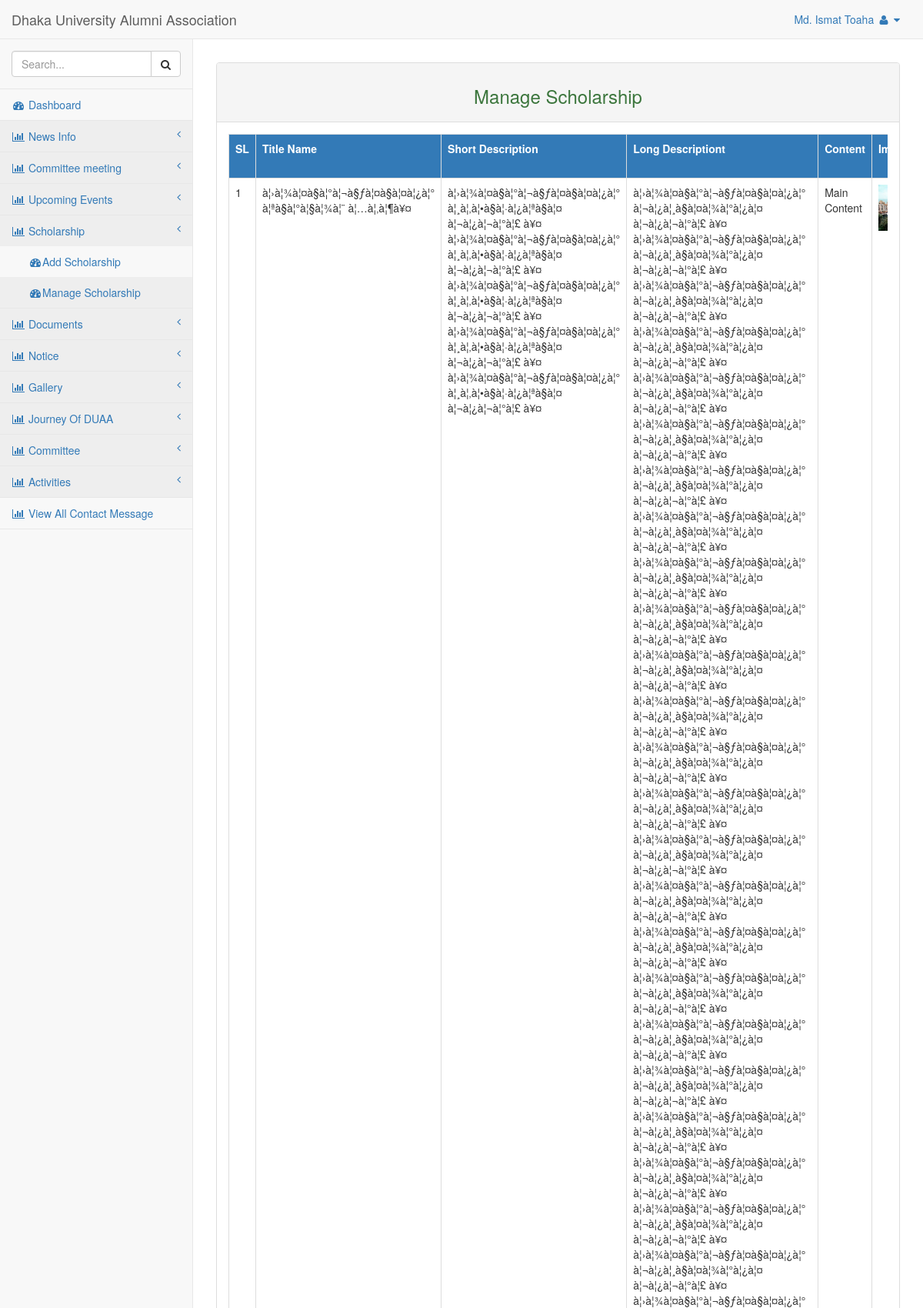
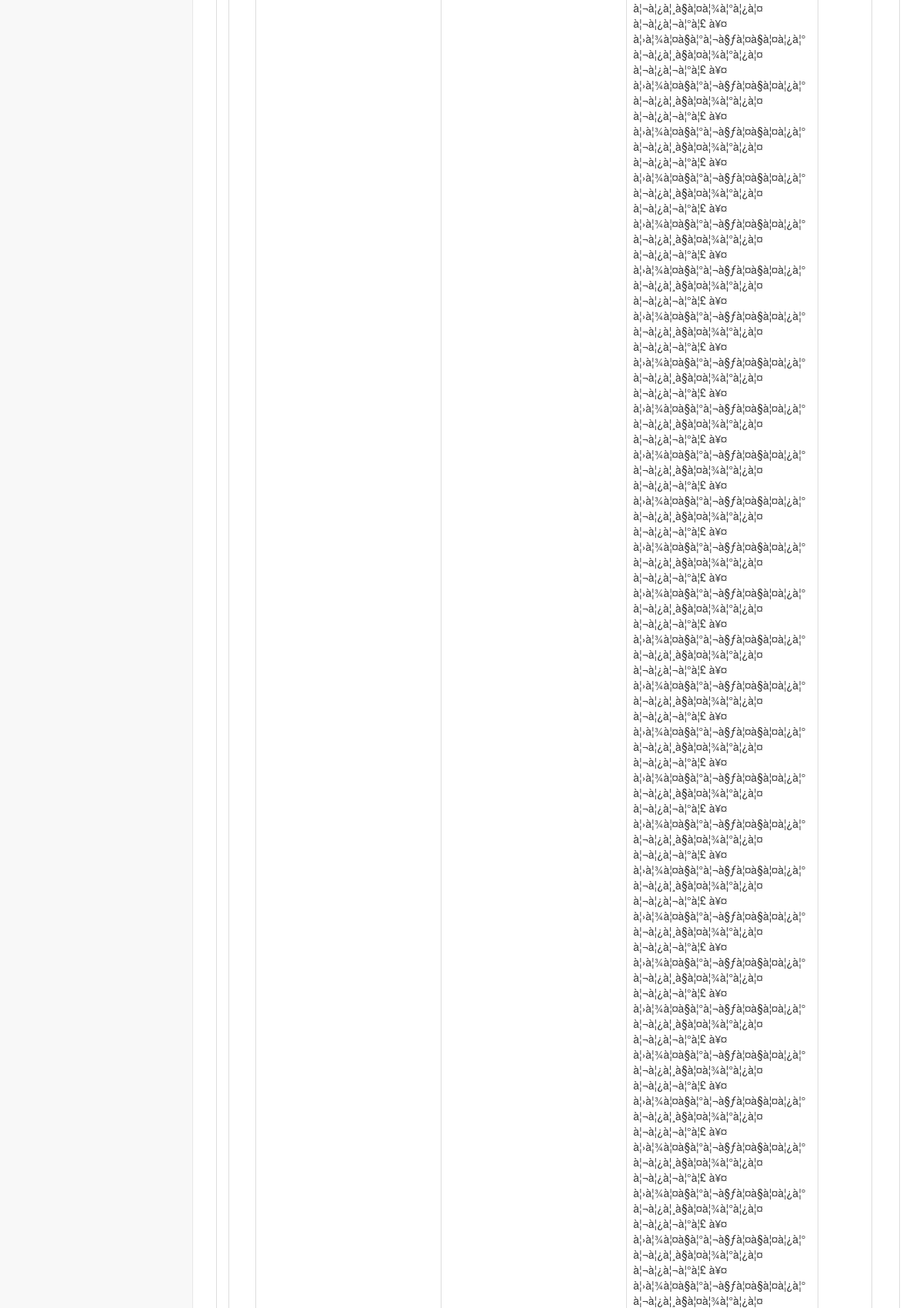
The page /admin/manage_scholarship.php (signed in, upper part) on the database its author committed (2 pictures, top to bottom).
### tables this page shows
CREATE TABLE `scholarship` (
  `id` int(111) NOT NULL,
  `title_name` varchar(111) NOT NULL,
  `short_description` text NOT NULL,
  `long_description` text NOT NULL,
  `img` text NOT NULL,
  `content` varchar(111) NOT NULL,
  `publication_status` varchar(111) NOT NULL
);

### admin/manage_scholarship.php (the view, shortened to what this page needs)
<?php
include "header.php";
?>
    <div class="row">
        <div class="col-md-12" style="margin-top: 30px;">
            <div class="panel panel-default">
                <div class="panel-heading">
                    <h3 class="text-center text-success">Manage Scholarship</h3>
                </div>
                <div class="panel-body">
                    <div class="table-responsive">
                        <table class="table table-bordered">
                            <?php
                            try{
                                $con = new PDO ("mysql:host=localhost;dbname=alumni_association","root","");
                                $select=$con->prepare("SELECT * FROM scholarship");
                                $select->setFetchMode(PDO::FETCH_ASSOC);
                                $select->execute();
                                $i=1;
                                ?>
                                <tr class="bg-primary">
                                    <th>SL</th>
                                    <th>Title Name</th>
                                    <th>Short Description</th>
                                    <th>Long Descriptiont</th>
                                    <th>Content</th>
                                    <th>Image</th>
                                </tr>
                                <?php while($p=$select->fetch()){?>
                                    <tr>
                                        <td><?php echo $i++ ?></td>
                                        <td><?php echo $p['title_name']?></td>
                                        <td><?php echo $p['short_description']?></td>
                                        <td><?php echo $p['long_description']?></td>
                                        <td><?php echo $p['content']?></td>
                                        <td><img src="<?php echo $p['img']?>" height="60px" width="80px;"/></td>
                                    </tr>
                                <?php }
                                echo "</table>";
                            }
                            catch(PDOException $e)
                            {echo "error" . $e->getMessage();
                            }
                            ?>
                    </div>
                </div>
            </div>
        </div>
    </div>
<?php
include "footer.php"
?>

### rows shown on the page
scholarship: title_name "à¦›à¦¾à¦¤à§à¦°à¦¬à§ƒà¦¤à§à¦¤à¦¿à¦° à¦ªà§à¦°à¦§à¦¾à¦¨ à¦…à¦‚à¦¶à¥¤", short_description "à¦›à¦¾à¦¤à§à¦°à¦¬à§ƒà¦¤à§à¦¤à¦¿à¦° à¦¸à¦‚à¦•à§à¦·à¦¿à¦ªà§à¦¤ à¦¬à¦¿à¦¬à¦°à¦£ à¥¤ à¦›à¦¾à¦¤à§à¦°à¦¬à§ƒà¦¤à§à¦¤à¦¿à¦° à¦¸à¦‚à¦•à§à¦·à¦¿à¦ªà§à¦¤ à¦¬à¦¿à¦¬à¦°à¦£ à¥¤ à¦›à¦¾à¦¤à§à¦°à¦¬à§ƒà¦¤à§à¦¤à¦¿à¦° à¦¸à¦‚à¦•à§à¦·à¦¿à¦ªà§à¦¤ à¦¬à¦¿à¦¬à¦°à¦£ à¥¤ à¦›à¦¾à¦¤à§à¦°à¦¬à§ƒà¦¤à§à¦¤à¦¿à¦° à¦¸à¦‚à¦•à§à¦·à¦¿à¦ªà§à¦¤ à¦¬à¦¿à¦¬à¦°à¦£ à¥¤ à¦›à¦¾à¦¤à§à¦°à¦¬à§ƒà¦¤à§à¦¤à¦¿à¦° à¦¸à¦‚à¦•à§à¦·à¦¿à¦ªà§à¦¤ à¦¬à¦¿à¦¬à¦°à¦£ à¥¤", content "Main Content", img (picture)

### other values the page prints
$_SESSION['User'] "Md. Ismat Toaha"
